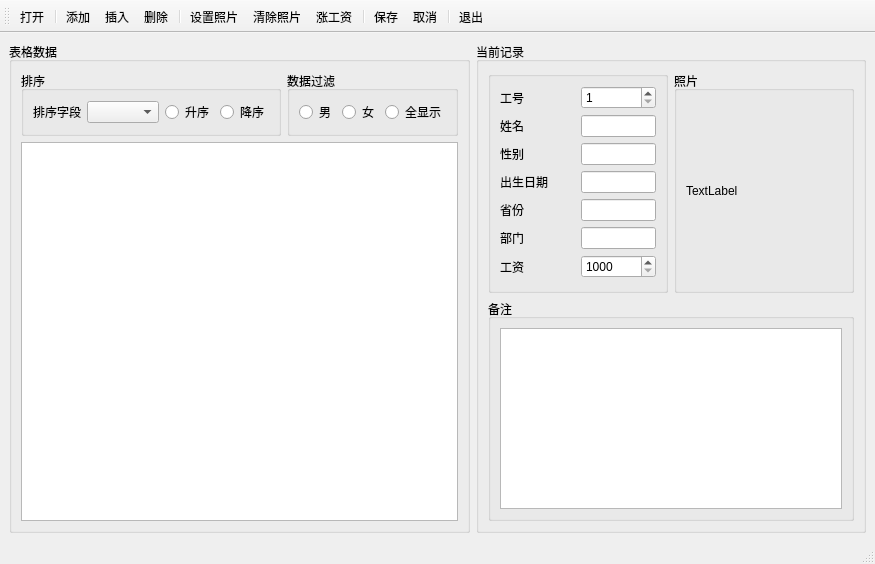
<?xml version="1.0" encoding="UTF-8"?>
<ui version="4.0">
 <class>MainWindow</class>
 <widget class="QMainWindow" name="MainWindow">
  <property name="geometry">
   <rect>
    <x>0</x>
    <y>0</y>
    <width>875</width>
    <height>564</height>
   </rect>
  </property>
  <property name="windowTitle">
   <string>MainWindow</string>
  </property>
  <widget class="QWidget" name="centralwidget">
   <layout class="QHBoxLayout" name="horizontalLayout_15">
    <item>
     <widget class="QGroupBox" name="groupBox_tableData">
      <property name="title">
       <string>表格数据</string>
      </property>
      <layout class="QVBoxLayout" name="verticalLayout_4">
       <item>
        <layout class="QHBoxLayout" name="horizontalLayout_14">
         <item>
          <widget class="QGroupBox" name="groupBox_sort">
           <property name="title">
            <string>排序</string>
           </property>
           <layout class="QHBoxLayout" name="horizontalLayout_11">
            <item>
             <layout class="QHBoxLayout" name="horizontalLayout_10">
              <item>
               <widget class="QLabel" name="label">
                <property name="text">
                 <string>排序字段</string>
                </property>
               </widget>
              </item>
              <item>
               <widget class="QComboBox" name="comboBox_sortItem"/>
              </item>
              <item>
               <widget class="QRadioButton" name="radioButton_ascend">
                <property name="text">
                 <string>升序</string>
                </property>
               </widget>
              </item>
              <item>
               <widget class="QRadioButton" name="radioButton_Descend">
                <property name="text">
                 <string>降序</string>
                </property>
               </widget>
              </item>
             </layout>
            </item>
           </layout>
          </widget>
         </item>
         <item>
          <widget class="QGroupBox" name="groupBox_dataFilter">
           <property name="title">
            <string>数据过滤</string>
           </property>
           <layout class="QHBoxLayout" name="horizontalLayout_13">
            <item>
             <layout class="QHBoxLayout" name="horizontalLayout_12">
              <item>
               <widget class="QRadioButton" name="radioButton_male">
                <property name="text">
                 <string>男</string>
                </property>
               </widget>
              </item>
              <item>
               <widget class="QRadioButton" name="radioButton_female">
                <property name="text">
                 <string>女</string>
                </property>
               </widget>
              </item>
              <item>
               <widget class="QRadioButton" name="radioButton_all">
                <property name="text">
                 <string>全显示</string>
                </property>
               </widget>
              </item>
             </layout>
            </item>
           </layout>
          </widget>
         </item>
        </layout>
       </item>
       <item>
        <widget class="QTableView" name="tableView"/>
       </item>
      </layout>
     </widget>
    </item>
    <item>
     <widget class="QGroupBox" name="groupBox_curRecord">
      <property name="title">
       <string>当前记录</string>
      </property>
      <layout class="QVBoxLayout" name="verticalLayout_5">
       <item>
        <layout class="QVBoxLayout" name="verticalLayout_3" stretch="1,1">
         <item>
          <layout class="QHBoxLayout" name="horizontalLayout_9" stretch="1,1">
           <item>
            <widget class="QGroupBox" name="groupBox_5">
             <property name="title">
              <string/>
             </property>
             <layout class="QVBoxLayout" name="verticalLayout">
              <item>
               <layout class="QHBoxLayout" name="horizontalLayout_2">
                <item>
                 <widget class="QLabel" name="label_2">
                  <property name="text">
                   <string>工号</string>
                  </property>
                 </widget>
                </item>
                <item>
                 <widget class="QSpinBox" name="spinBox_numberID">
                  <property name="minimum">
                   <number>1</number>
                  </property>
                  <property name="maximum">
                   <number>9999</number>
                  </property>
                 </widget>
                </item>
               </layout>
              </item>
              <item>
               <layout class="QHBoxLayout" name="horizontalLayout_3" stretch="3,3">
                <item>
                 <widget class="QLabel" name="label_3">
                  <property name="text">
                   <string>姓名</string>
                  </property>
                 </widget>
                </item>
                <item>
                 <widget class="QLineEdit" name="lineEdit_name"/>
                </item>
               </layout>
              </item>
              <item>
               <layout class="QHBoxLayout" name="horizontalLayout_4" stretch="1,1">
                <item>
                 <widget class="QLabel" name="label_4">
                  <property name="text">
                   <string>性别</string>
                  </property>
                 </widget>
                </item>
                <item>
                 <widget class="QLineEdit" name="lineEdit_gender"/>
                </item>
               </layout>
              </item>
              <item>
               <layout class="QHBoxLayout" name="horizontalLayout_5" stretch="1,1">
                <item>
                 <widget class="QLabel" name="label_5">
                  <property name="text">
                   <string>出生日期</string>
                  </property>
                 </widget>
                </item>
                <item>
                 <widget class="QLineEdit" name="lineEdit_birth"/>
                </item>
               </layout>
              </item>
              <item>
               <layout class="QHBoxLayout" name="horizontalLayout_6" stretch="1,1">
                <item>
                 <widget class="QLabel" name="label_6">
                  <property name="text">
                   <string>省份</string>
                  </property>
                 </widget>
                </item>
                <item>
                 <widget class="QLineEdit" name="lineEdit_province"/>
                </item>
               </layout>
              </item>
              <item>
               <layout class="QHBoxLayout" name="horizontalLayout_7" stretch="1,1">
                <item>
                 <widget class="QLabel" name="label_7">
                  <property name="text">
                   <string>部门</string>
                  </property>
                 </widget>
                </item>
                <item>
                 <widget class="QLineEdit" name="lineEdit_department"/>
                </item>
               </layout>
              </item>
              <item>
               <layout class="QHBoxLayout" name="horizontalLayout_8">
                <item>
                 <widget class="QLabel" name="label_8">
                  <property name="text">
                   <string>工资</string>
                  </property>
                 </widget>
                </item>
                <item>
                 <widget class="QSpinBox" name="spinBox_salary">
                  <property name="minimum">
                   <number>1000</number>
                  </property>
                  <property name="maximum">
                   <number>999999</number>
                  </property>
                 </widget>
                </item>
               </layout>
              </item>
             </layout>
            </widget>
           </item>
           <item>
            <widget class="QGroupBox" name="groupBox_6">
             <property name="title">
              <string>照片</string>
             </property>
             <layout class="QVBoxLayout" name="verticalLayout_2">
              <item>
               <widget class="QLabel" name="label_photo">
                <property name="text">
                 <string>TextLabel</string>
                </property>
               </widget>
              </item>
             </layout>
            </widget>
           </item>
          </layout>
         </item>
         <item>
          <widget class="QGroupBox" name="groupBox_notation">
           <property name="title">
            <string>备注</string>
           </property>
           <layout class="QHBoxLayout" name="horizontalLayout">
            <item>
             <widget class="QPlainTextEdit" name="plainTextEdit"/>
            </item>
           </layout>
          </widget>
         </item>
        </layout>
       </item>
      </layout>
     </widget>
    </item>
   </layout>
  </widget>
  <widget class="QMenuBar" name="menubar">
   <property name="geometry">
    <rect>
     <x>0</x>
     <y>0</y>
     <width>875</width>
     <height>21</height>
    </rect>
   </property>
  </widget>
  <widget class="QStatusBar" name="statusbar"/>
  <widget class="QToolBar" name="toolBar">
   <property name="windowTitle">
    <string>toolBar</string>
   </property>
   <attribute name="toolBarArea">
    <enum>TopToolBarArea</enum>
   </attribute>
   <attribute name="toolBarBreak">
    <bool>false</bool>
   </attribute>
   <addaction name="action_open"/>
   <addaction name="separator"/>
   <addaction name="action_add"/>
   <addaction name="action_insert"/>
   <addaction name="action_delete"/>
   <addaction name="separator"/>
   <addaction name="action_setPhoto"/>
   <addaction name="action_delPhoto"/>
   <addaction name="action_scan"/>
   <addaction name="separator"/>
   <addaction name="action_submit"/>
   <addaction name="action_Revert"/>
   <addaction name="separator"/>
   <addaction name="action_quit"/>
  </widget>
  <action name="action_open">
   <property name="text">
    <string>打开</string>
   </property>
   <property name="toolTip">
    <string>打开数据库</string>
   </property>
  </action>
  <action name="action_add">
   <property name="text">
    <string>添加</string>
   </property>
   <property name="toolTip">
    <string>添加项</string>
   </property>
  </action>
  <action name="action_insert">
   <property name="text">
    <string>插入</string>
   </property>
   <property name="toolTip">
    <string>插入项</string>
   </property>
  </action>
  <action name="action_delete">
   <property name="text">
    <string>删除</string>
   </property>
   <property name="toolTip">
    <string>删除项</string>
   </property>
  </action>
  <action name="action_setPhoto">
   <property name="text">
    <string>设置照片</string>
   </property>
   <property name="toolTip">
    <string>清除照片</string>
   </property>
  </action>
  <action name="action_delPhoto">
   <property name="text">
    <string>清除照片</string>
   </property>
   <property name="toolTip">
    <string>清除照片</string>
   </property>
  </action>
  <action name="action_submit">
   <property name="text">
    <string>保存</string>
   </property>
   <property name="toolTip">
    <string>保存修改</string>
   </property>
  </action>
  <action name="action_quit">
   <property name="text">
    <string>退出</string>
   </property>
   <property name="toolTip">
    <string>退出</string>
   </property>
  </action>
  <action name="action_Revert">
   <property name="text">
    <string>取消</string>
   </property>
   <property name="toolTip">
    <string>取消修修改</string>
   </property>
  </action>
  <action name="action_scan">
   <property name="text">
    <string>涨工资</string>
   </property>
   <property name="toolTip">
    <string>涨工资</string>
   </property>
  </action>
 </widget>
 <resources/>
 <connections>
  <connection>
   <sender>action_quit</sender>
   <signal>triggered()</signal>
   <receiver>MainWindow</receiver>
   <slot>close()</slot>
   <hints>
    <hint type="sourcelabel">
     <x>-1</x>
     <y>-1</y>
    </hint>
    <hint type="destinationlabel">
     <x>437</x>
     <y>281</y>
    </hint>
   </hints>
  </connection>
 </connections>
</ui>
